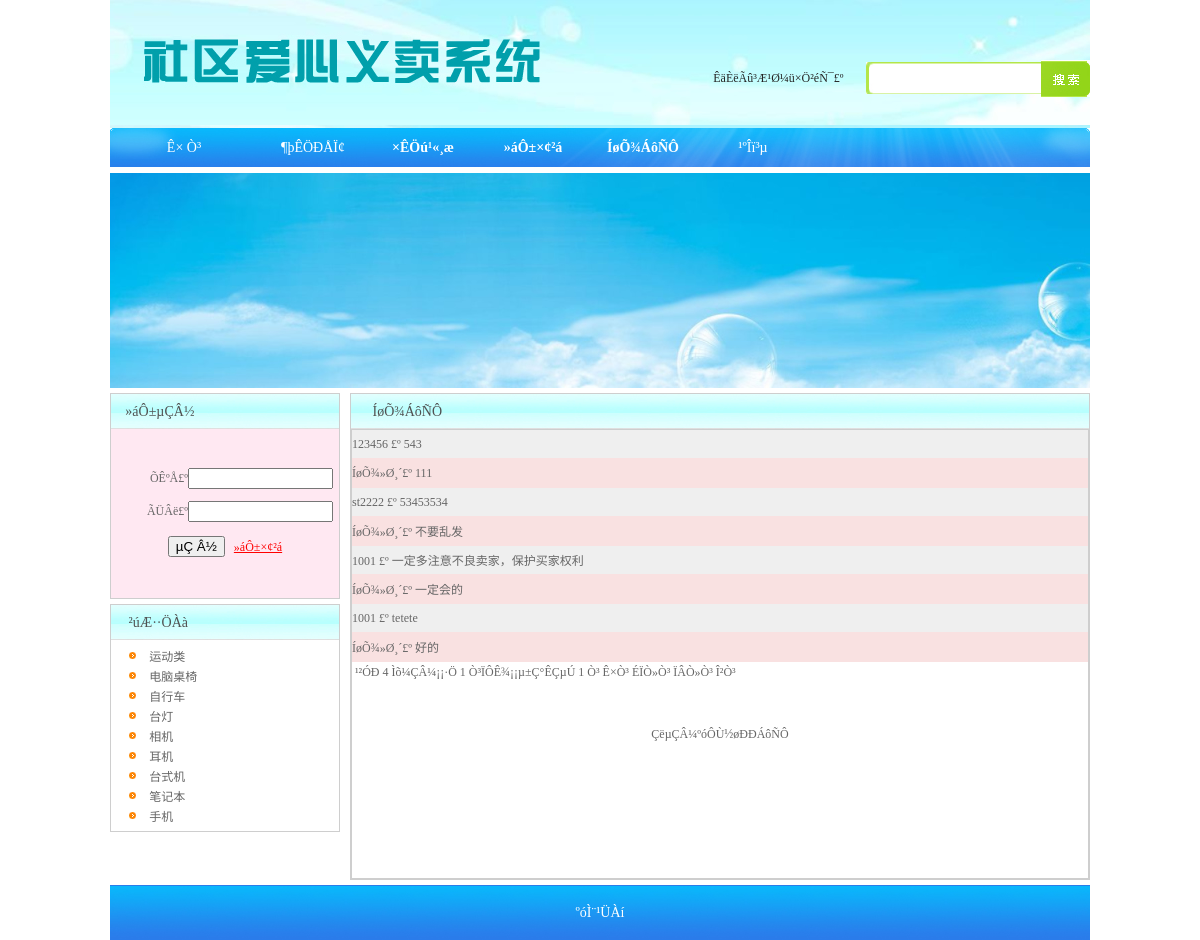
Screenshot of /book.php with the database file from the repository.
### tables this page shows
CREATE TABLE `category` (
  `c_id` int(4) NOT NULL AUTO_INCREMENT,
  `category` varchar(100) DEFAULT NULL,
  PRIMARY KEY (`c_id`)
);

CREATE TABLE `lyb` (
  `book_id` int(4) NOT NULL AUTO_INCREMENT,
  `username` varchar(50) DEFAULT NULL,
  `book_date` date DEFAULT NULL,
  `content` text,
  `remark` text,
  `title` varchar(200) DEFAULT NULL,
  PRIMARY KEY (`book_id`)
);

### book.php (the view, shortened to what this page needs)
<?
include("inc/conn.php");
?>
<html xmlns="http://www.w3.org/1999/xhtml">
<head>
<link href="style.css" rel="stylesheet" type="text/css" />
</head>
<body>
<? include("top.php");?>
<table width="980" height="5" border="0" align="center" cellpadding="0" cellspacing="0">
  <tr>
    <td height=""></td>
  </tr>
</table>
<table width="980" height="215" border="0" align="center" cellpadding="0" cellspacing="0">
  <tr>
    <td><img src="images/banner.jpg" width="980" height="215" /></td>
  </tr>
</table>
<table width="980" height="5" border="0" align="center" cellpadding="0" cellspacing="0">
  <tr>
    <td height=""></td>
  </tr>
</table>
<table width="980" border="0" align="center" cellpadding="0" cellspacing="0">
  <tr>
    <td width="230" height="445" align="left" valign="top"><table width="100%" border="0" cellspacing="0" cellpadding="0">
      <tr>
        <td><? include("inc_login.php");?></td>
      </tr>
      <tr>
        <td height="5"></td>
      </tr>
      <tr>
        <td><? include("inc_fl.php");?></td>
      </tr>
    </table></td>
    <td width="10"></td>
    <td align="left" valign="top"><table width="100%" height="440" border="0" cellpadding="0" cellspacing="0" class="border">
      <tr>
        <td height="35" background="images/lm1.jpg"><table width="97%" height="24" border="0" cellpadding="0" cellspacing="0">
            <tr>
              <td width="3%" align="center" valign="middle">&nbsp;</td>
              <td width="85%" align="left" valign="middle" class="hei14">ÍøÕ¾ÁôÑÔ</td>
              <td width="12%" align="left" valign="middle" class="bai14"></td>
            </tr>
        </table></td>
      </tr>
      <tr>
        <td height="406" align="left" valign="top"><table width="100%" height="450" border="0" cellpadding="0" cellspacing="0" class="border">
          <tr>
            <td align="left" valign="top" class="text12"><?php
$execc="select count(*) from lyb";
$resultc=mysqli_query($conn,$execc);
$rsc=mysqli_fetch_array($resultc);
$num=$rsc[0];
$pagesize=12;
$pagecount=ceil($num/$pagesize)-1;
if(empty($_GET["page"]))
{
$page=0;
}
else
{
$page=$_GET["page"];
}
$nextpage=$page+1;
 $exec="select * from lyb  order by book_id desc limit ".($page*$pagesize)."$pagesize";
$result=mysqli_query($conn,$exec);
if($num==0)
{
 echo "ÔÝÎÞÐÅÏ¢";
 }
 else
 {
 while($rs=mysqli_fetch_array($result))
{
?>
                <table width="100%" border="0" cellpadding="0" cellspacing="0">
                  <tr>
                    <td height="28" bgcolor="#EFEFEF" class="text12"><?=$rs["username"]?>
                      £º
                      <?=$rs["content"]?></td>
                  </tr>
                  <tr>
                    <td height="30" bgcolor="#F9E1E1" class="text12">ÍøÕ¾»Ø¸´£º
                      <?=$rs["remark"]?></td>
                  </tr>
                </table>
              <?
}
}
?>
                <table width="100%" border="0" align="center">
                  <tr>
                    <td class="text12">¹²ÓÐ
                      <?=$num?>
                      Ìõ¼ÇÂ¼¡¡·Ö
                      <?=ceil($num/$pagesize)?>
                      Ò³ÏÔÊ¾¡¡µ±Ç°ÊÇµÚ
                      <?=$page+1?>
                      Ò³ <a href="?page=0" class="text12">Ê×Ò³</a>
                      <?
if ($page==0) echo "<span class='text12'>ÉÏÒ»Ò³</span>";
else echo "<a href='?page=$page' class='text12'>ÉÏÒ»Ò³</a>";
?>
                      <?
if($page==$pagecount) echo "<span class='text12'>ÏÂÒ»Ò³</span>";
else echo "<a href='?page=$nextpage' class='text12'>ÏÂÒ»Ò³</a>";
?>
                      <?
if($page==$pagecount) echo "<span class='text12'>Î²Ò³</span>";
else echo "<a href='?page=$pagecount' class='text1'>Î²Ò³</a>";
?></td>
                  </tr>
                </table>
              <table width="100%" border="0" cellpadding="0" cellspacing="0">
                  <tr>
                    <td height="32">&nbsp;</td>
                  </tr>
                  <tr>
                    <td height="32"><?
			if(!$_SESSION["userid"])
			{
			?>
                        <table width="100%" border="0" cellspacing="0" cellpadding="0">
                          <tr>
                            <td height="39" colspan="2" align="center" class="text12">ÇëµÇÂ¼ºóÔÙ½øÐÐÁôÑÔ</td>
                          </tr>
                        </table>
                      <?
		}
		?>
                    </td>
                  </tr>
              </table></td>
          </tr>
        </table></td>
      </tr>
    </table></td>
  </tr>
</table>
<table width="980" height="5" border="0" align="center" cellpadding="0" cellspacing="0">
  <tr>
    <td height=""></td>
  </tr>
</table>
<? include("copy.php");?>
</body>
</html>

### inc_fl.php (shortened to what this page needs)
<table width="100%" border="0" cellpadding="0" cellspacing="0" class="border">
            <tr>
              <td height="35" background="images/lm1.jpg"><table width="70%" height="24" border="0" cellpadding="0" cellspacing="0">
                  <tr>
                    <td width="11%" align="center" valign="middle">&nbsp;</td>
                    <td width="89%" align="left" valign="middle" class="hei14">²úÆ··ÖÀà</td>
                  </tr>
              </table></td>
            </tr>
            <tr>
              <td height="191" align="center" valign="middle"><table width="95%" border="0" cellspacing="0" cellpadding="0">
			  <?
		$sql="select * from category order by  c_id desc";
		$query=mysqli_query($conn,$sql);
		while($rs=mysqli_fetch_array($query))
		{
		?>
                  <tr>
                    <td width="15%" height="20" align="center" valign="middle"><img src="images/oic_02.gif" width="7" height="7" /></td>
                    <td width="85%" align="left" valign="middle" class="text12"><a href="product.php?c_id=<?=$rs["c_id"]?>" class="text12"><?=$rs["category"]?></a></td>
                  </tr>
             <?
		}
	?>
              </table></td>
            </tr>
        </table>

### style.css (style rules this page uses)
body { margin-left: 0px; margin-top: 0px; margin-right: 0px; margin-bottom: 0px; background-color: #ffffff; }
.border { border:#cecece solid 1px; }
.text12 { font-size:12px; color:#666666; font-family: "����"; text-decoration:none; }
.bai14 { font-size:14px; color: #ffffff; font-family: "����"; font-weight:bolder; text-decoration:none; }
.hei14 { color:#515151; "����"; text-decoration:none; font-size:14px; }

### rows the page displays
category: category "运动类"
category: category "电脑桌椅"
category: category "自行车"
category: category "台灯"
category: category "相机"
category: category "耳机"
category: category "台式机"
category: category "笔记本"
category: category "手机"
lyb: username "123456", content "543", remark "111"
lyb: username "st2222", content "53453534", remark "不要乱发"
lyb: username "1001", content "一定多注意不良卖家，保护买家权利", remark "一定会的"
lyb: username "1001", content "tetete", remark "好的"

### other values shown
$num "4"
ceil($num/$pagesize) "1"
$page+1 "1"
